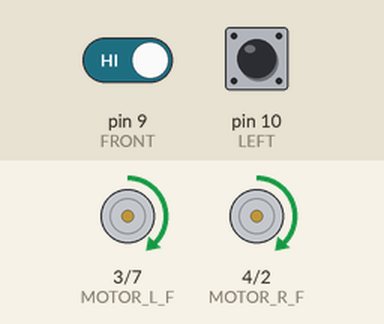
Recording of a sketch running on a simulated Arduino Uno, built with avr-gcc and run on an emulated ATmega328P. Shown: motor-driver pin pairs drawn as motors (green arrow = first pin HIGH = forward, orange = second pin HIGH = backward, longer = more drive, scaled by the enable pin). The inputs (shaded band) are chosen by the test bench; at power-on: pin 9 (FRONT) HIGH, pin 10 (LEFT) LOW.

Above: at 1.2 s.
1.3 s: pin 9 (FRONT) driven LOW
At 1.6 s:
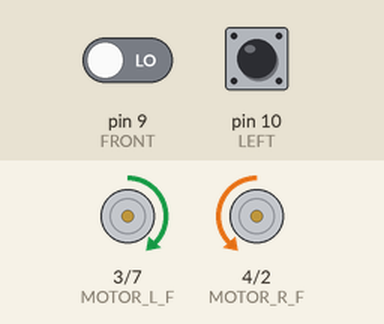
2.8 s: pin 10 (LEFT) pulled HIGH for 0.15 s
At 2.87 s:
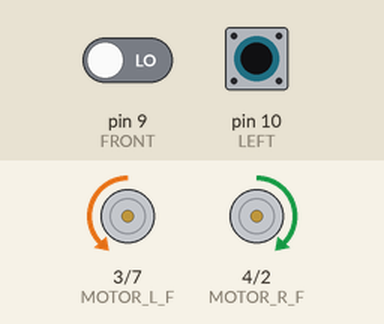
4.4 s: pin 10 (LEFT) pulled HIGH for 3.2 s
At 8.8 s:
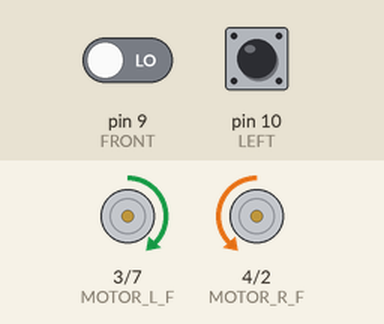
9.1 s: pin 9 (FRONT) driven HIGH
At 9.9 s:
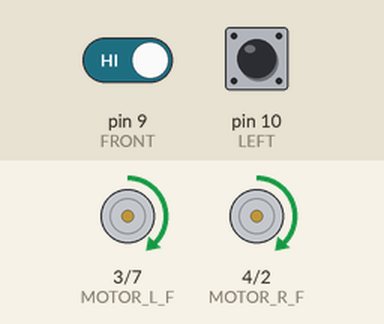
Timing chart, 0 to 11.6 s (numbered marks = the images above; inputs shaded):
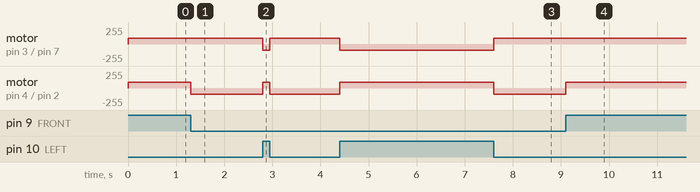

The sketch:

sketch_mar14a.ir.ino
```cpp
#define MOTOR_R_B 2
#define MOTOR_L_B 7
#define MOTOR_R_F 4
#define MOTOR_L_F 3
#define LEFT 10
#define FRONT 9
#define MOTORSPEED_L 5
#define MOTORSPEED_R 6
#define DEBUG false
/// @brief nigger intelect or divine intervention
void setup() {
  pinMode(MOTOR_L_F, OUTPUT);
  pinMode(MOTOR_L_B, OUTPUT);
  pinMode(MOTOR_R_F, OUTPUT);
  pinMode(MOTOR_R_B, OUTPUT);
  pinMode(LEFT, INPUT);
  pinMode(FRONT, INPUT);
  pinMode(MOTORSPEED_L, OUTPUT);
  pinMode(MOTORSPEED_R, OUTPUT);
  analogWrite(MOTORSPEED_L, 90);
  analogWrite(MOTORSPEED_R, 90);
  if (DEBUG) {
    Serial.begin(9600);
  }
}

void loop() {
  bool left = digitalRead(LEFT);
  bool front = digitalRead(FRONT);
  if (DEBUG) {
    Serial.write("L: ");
    Serial.print(left);
    Serial.write(" F: ");
    Serial.println(front);
  }

  if (left == 1) {
    if (DEBUG) {
      Serial.println("RIGHT");
    }
    goLeft();
  } else if (front == 0) {
    if (DEBUG) {
      Serial.println("LEFT");
    }
    goRight();
  } else {
    goForwards();
  }
}

void goForwards() {
  digitalWrite(MOTOR_L_F, 1);
  digitalWrite(MOTOR_L_B, 0);
  digitalWrite(MOTOR_R_F, 1);
  digitalWrite(MOTOR_R_B, 0);
  // analogWrite(MOTORSPEED_L, 60);
  // analogWrite(MOTORSPEED_R, 60);
}

void goLeft() {
  digitalWrite(MOTOR_L_F, 0);
  digitalWrite(MOTOR_L_B, 1);
  digitalWrite(MOTOR_R_F, 1);
  digitalWrite(MOTOR_R_B, 0);
  // analogWrite(MOTORSPEED_L, 45);
  // analogWrite(MOTORSPEED_R, 90);
}

void goRight() {
  digitalWrite(MOTOR_L_F, 1);
  digitalWrite(MOTOR_L_B, 0);
  digitalWrite(MOTOR_R_F, 0);
  digitalWrite(MOTOR_R_B, 1);
  // analogWrite(MOTORSPEED_L, 60);
  // analogWrite(MOTORSPEED_R, 60);
}

void goBack() {
  digitalWrite(MOTOR_L_F, 0);
  digitalWrite(MOTOR_L_B, 1);
  digitalWrite(MOTOR_R_F, 0);
  digitalWrite(MOTOR_R_B, 1);
  // analogWrite(MOTORSPEED_L, 60);
  // analogWrite(MOTORSPEED_R, 60);
}
```

Measured:
- after the input at 1.3 s, motor on pin 4 (MOTOR_R_F) / pin 2 (MOTOR_R_B): forward 90/255 → backward 90/255 at once
- after the input at 2.8 s, motor on pin 3 (MOTOR_L_F) / pin 7 (MOTOR_L_B): forward 90/255 → backward 90/255 at once, → forward 90/255 0.15 s later; motor on pin 4 (MOTOR_R_F) / pin 2 (MOTOR_R_B): backward 90/255 → forward 90/255 at once, → backward 90/255 0.15 s later
- after the input at 4.4 s, motor on pin 3 (MOTOR_L_F) / pin 7 (MOTOR_L_B): forward 90/255 → backward 90/255 at once, → forward 90/255 3.2 s later; motor on pin 4 (MOTOR_R_F) / pin 2 (MOTOR_R_B): backward 90/255 → forward 90/255 at once, → backward 90/255 3.2 s later
- after the input at 9.1 s, motor on pin 4 (MOTOR_R_F) / pin 2 (MOTOR_R_B): backward 90/255 → forward 90/255 at once
